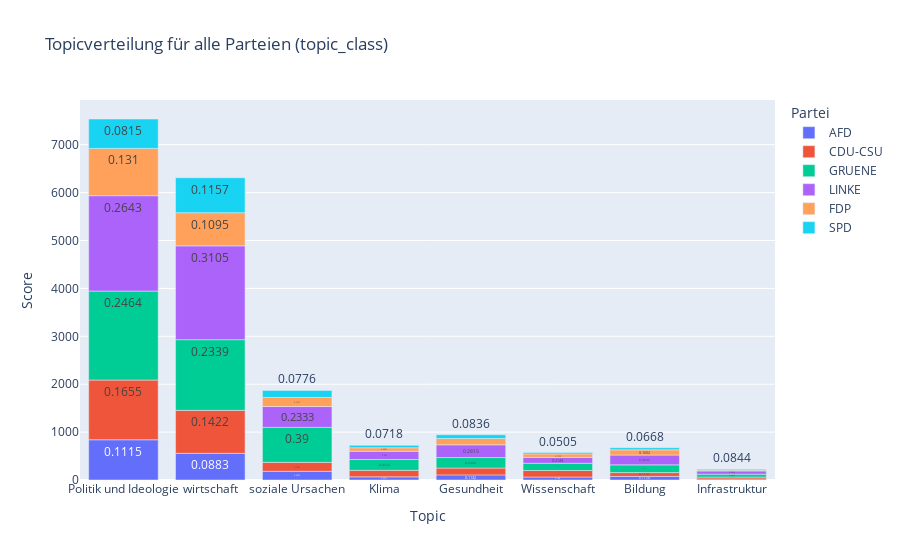

The notebook cell saved with this chart:
### Code cell
getbarchalleparteientopic_class()

### Figure 1 — Plotly figure (JSON) as saved in the notebook; plotly's stock layout.template omitted (floating-point values rounded to 4 significant figures)
{"data": [{"alignmentgroup": "True", "hovertemplate": "Partei=AFD<br>Topic=%{x}<br>Score=%{y}<br>Anteil=%{text}<extra></extra>", "legendgroup": "AFD", "marker": {"color": "#636efa", "pattern": {"shape": ""}}, "name": "AFD", "offsetgroup": "AFD", "orientation": "v", "showlegend": true, "text": [0.1115, 0.0883, 0.0974, 0.0912, 0.1132, 0.108, 0.1128, 0.1022], "textposition": "auto", "type": "bar", "x": ["Politik und Ideologie", "wirtschaft", "soziale Ursachen", "Klima", "Gesundheit", "Wissenschaft", "Bildung", "Infrastruktur"], "xaxis": "x", "y": [840, 557, 182, 66, 107, 62, 76, 23], "yaxis": "y"}, {"alignmentgroup": "True", "hovertemplate": "Partei=CDU-CSU<br>Topic=%{x}<br>Score=%{y}<br>Anteil=%{text}<extra></extra>", "legendgroup": "CDU-CSU", "marker": {"color": "#EF553B", "pattern": {"shape": ""}}, "name": "CDU-CSU", "offsetgroup": "CDU-CSU", "orientation": "v", "showlegend": true, "text": [0.1001, 0.1422, 0.1655, 0.1503, 0.1878, 0.1689, 0.2387, 0.1157], "textposition": "auto", "type": "bar", "x": ["soziale Ursachen", "wirtschaft", "Politik und Ideologie", "Gesundheit", "Klima", "Infrastruktur", "Wissenschaft", "Bildung"], "xaxis": "x", "y": [187, 897, 1247, 142, 136, 38, 137, 78], "yaxis": "y"}, {"alignmentgroup": "True", "hovertemplate": "Partei=GRUENE<br>Topic=%{x}<br>Score=%{y}<br>Anteil=%{text}<extra></extra>", "legendgroup": "GRUENE", "marker": {"color": "#00cc96", "pattern": {"shape": ""}}, "name": "GRUENE", "offsetgroup": "GRUENE", "orientation": "v", "showlegend": true, "text": [0.39, 0.2464, 0.2339, 0.2667, 0.2404, 0.2328, 0.3122, 0.2613], "textposition": "auto", "type": "bar", "x": ["soziale Ursachen", "Politik und Ideologie", "wirtschaft", "Infrastruktur", "Bildung", "Gesundheit", "Klima", "Wissenschaft"], "xaxis": "x", "y": [729, 1857, 1476, 60, 162, 220, 226, 150], "yaxis": "y"}, {"alignmentgroup": "True", "hovertemplate": "Partei=LINKE<br>Topic=%{x}<br>Score=%{y}<br>Anteil=%{text}<extra></extra>", "legendgroup": "LINKE", "marker": {"color": "#ab63fa", "pattern": {"shape": ""}}, "name": "LINKE", "offsetgroup": "LINKE", "orientation": "v", "showlegend": true, "text": [0.3105, 0.2643, 0.2333, 0.239, 0.2815, 0.3022, 0.3042, 0.2143], "textposition": "auto", "type": "bar", "x": ["wirtschaft", "Politik und Ideologie", "soziale Ursachen", "Klima", "Gesundheit", "Infrastruktur", "Bildung", "Wissenschaft"], "xaxis": "x", "y": [1959, 1992, 436, 173, 266, 68, 205, 123], "yaxis": "y"}, {"alignmentgroup": "True", "hovertemplate": "Partei=FDP<br>Topic=%{x}<br>Score=%{y}<br>Anteil=%{text}<extra></extra>", "legendgroup": "FDP", "marker": {"color": "#FFA15A", "pattern": {"shape": ""}}, "name": "FDP", "offsetgroup": "FDP", "orientation": "v", "showlegend": true, "text": [0.1095, 0.131, 0.1017, 0.1602, 0.1272, 0.1386, 0.0981, 0.0756], "textposition": "auto", "type": "bar", "x": ["wirtschaft", "Politik und Ideologie", "soziale Ursachen", "Bildung", "Wissenschaft", "Gesundheit", "Klima", "Infrastruktur"], "xaxis": "x", "y": [691, 987, 190, 108, 73, 131, 71, 17], "yaxis": "y"}, {"alignmentgroup": "True", "hovertemplate": "Partei=SPD<br>Topic=%{x}<br>Score=%{y}<br>Anteil=%{text}<extra></extra>", "legendgroup": "SPD", "marker": {"color": "#19d3f3", "pattern": {"shape": ""}}, "name": "SPD", "offsetgroup": "SPD", "orientation": "v", "showlegend": true, "text": [0.0815, 0.1157, 0.0776, 0.0718, 0.0836, 0.0505, 0.0844, 0.0668], "textposition": "auto", "type": "bar", "x": ["Politik und Ideologie", "wirtschaft", "soziale Ursachen", "Klima", "Gesundheit", "Wissenschaft", "Infrastruktur", "Bildung"], "xaxis": "x", "y": [614, 730, 145, 52, 79, 29, 19, 45], "yaxis": "y"}], "layout": {"barmode": "relative", "legend": {"title": {"text": "Partei"}, "tracegroupgap": 0}, "title": {"text": "Topicverteilung für alle Parteien (topic_class)"}, "xaxis": {"anchor": "y", "domain": [0, 1], "title": {"text": "Topic"}}, "yaxis": {"anchor": "x", "domain": [0, 1], "title": {"text": "Score"}}}}
